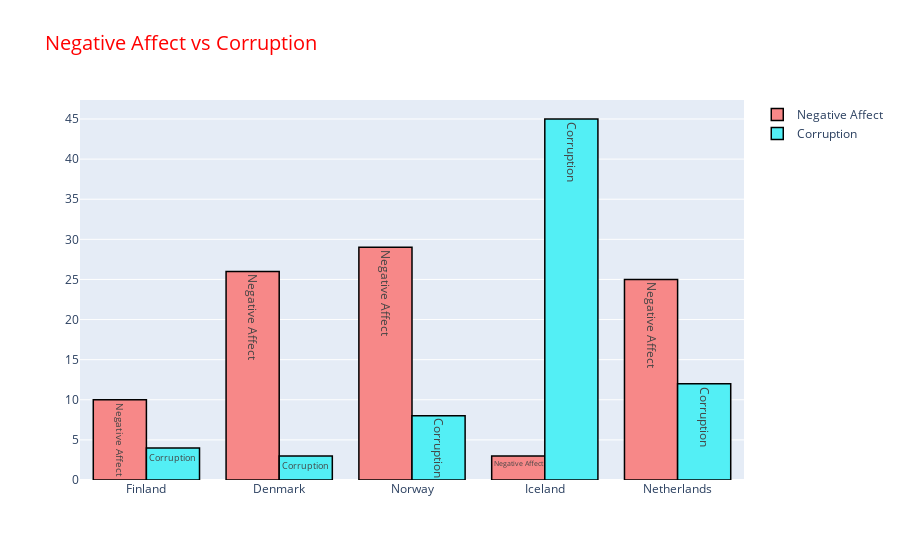

The code cell stored with this chart in its notebook:
### Markdown cell above
<font color='red'>
# Bar Plot
<font color='blue'>
Visualize first 5 countries according to their Negative affect and Corruption

### Code cell
first_5 = df.iloc[:5]

trace1 = go.Bar(
    x = first_5.Country,
    y = first_5["Negative affect"],
    name = "Negative Affect",
    marker = dict(color = 'rgb(247, 136, 136)', line = dict(color = "rgb(0, 0, 0)", width = 1.5)),
    text = "Negative Affect"
)
trace2 = go.Bar(
    x = first_5.Country,
    y = first_5.Corruption,
    name = "Corruption",
    marker = dict(color = "rgb(83, 239, 245)", line = dict(color = "rgb(0, 0, 0)", width = 1.5)),
    text = "Corruption"
)

data = [trace1,trace2]

layout = go.Layout(
    barmode = "group",
    title = go.layout.Title(
        text = "Negative Affect vs Corruption",
        font = dict(color = "red", size = 20)
    )
)

fig = go.Figure(data = data, layout = layout)
iplot(fig)

### Figure 1 — Plotly figure (JSON) as saved in the notebook; plotly's stock layout.template omitted (floating-point values rounded to 4 significant figures)
{"data": [{"marker": {"color": "rgb(247, 136, 136)", "line": {"color": "rgb(0, 0, 0)", "width": 1.5}}, "name": "Negative Affect", "text": "Negative Affect", "type": "bar", "x": ["Finland", "Denmark", "Norway", "Iceland", "Netherlands"], "y": [10, 26, 29, 3, 25]}, {"marker": {"color": "rgb(83, 239, 245)", "line": {"color": "rgb(0, 0, 0)", "width": 1.5}}, "name": "Corruption", "text": "Corruption", "type": "bar", "x": ["Finland", "Denmark", "Norway", "Iceland", "Netherlands"], "y": [4, 3, 8, 45, 12]}], "layout": {"barmode": "group", "title": {"font": {"color": "red", "size": 20}, "text": "Negative Affect vs Corruption"}}}
